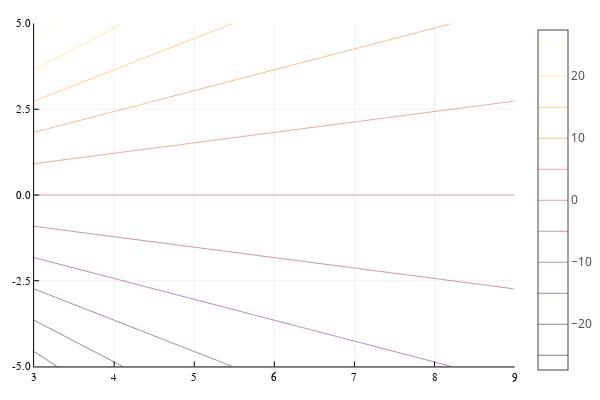

This figure's notebook cell:
### Code cell
contour(rgrid, zgrid, potAR', levels=nl)

### Figure 1 — Plotly figure (JSON) as saved in the notebook; plotly's stock layout.template omitted (floating-point values rounded to 4 significant figures; data arrays with more than 128 entries replaced by an {"elided": "..."} marker saying what was removed)
{"data": [{"colorbar": {"title": ""}, "colorscale": [[0, "rgba(0, 0, 4, 1.000)"], [0.03448, "rgba(4, 3, 20, 1.000)"], [0.06897, "rgba(13, 8, 41, 1.000)"], [0.1034, "rgba(24, 12, 60, 1.000)"], [0.1379, "rgba(38, 12, 81, 1.000)"], [0.1724, "rgba(54, 9, 97, 1.000)"], [0.2069, "rgba(69, 10, 105, 1.000)"], [0.2414, "rgba(84, 15, 109, 1.000)"], [0.2759, "rgba(97, 19, 110, 1.000)"], [0.3103, "rgba(111, 25, 110, 1.000)"], [0.3448, "rgba(125, 30, 109, 1.000)"], [0.3793, "rgba(140, 35, 105, 1.000)"], [0.4138, "rgba(154, 40, 101, 1.000)"], [0.4483, "rgba(166, 45, 96, 1.000)"], [0.4828, "rgba(180, 51, 89, 1.000)"], [0.5172, "rgba(193, 58, 80, 1.000)"], [0.5517, "rgba(206, 67, 71, 1.000)"], [0.5862, "rgba(216, 76, 62, 1.000)"], [0.6207, "rgba(226, 87, 52, 1.000)"], [0.6552, "rgba(235, 100, 41, 1.000)"], [0.6897, "rgba(241, 115, 29, 1.000)"], [0.7241, "rgba(247, 130, 18, 1.000)"], [0.7586, "rgba(250, 144, 8, 1.000)"], [0.7931, "rgba(252, 161, 8, 1.000)"], [0.8276, "rgba(252, 178, 22, 1.000)"], [0.8621, "rgba(250, 196, 42, 1.000)"], [0.8966, "rgba(246, 213, 67, 1.000)"], [0.931, "rgba(243, 229, 93, 1.000)"], [0.9655, "rgba(242, 244, 130, 1.000)"], [1, "rgba(252, 255, 164, 1.000)"]], "contours": {"coloring": "lines", "showlabels": false}, "hoverinfo": "none", "name": "y1", "ncontours": 12, "showlegend": false, "showscale": true, "type": "contour", "x": [3, 3.061, 3.121, 3.182, 3.242, 3.303, 3.364, 3.424, 3.485, 3.545, 3.606, 3.667, 3.727, 3.788, 3.848, 3.909, 3.97, 4.03, 4.091, 4.152, 4.212, 4.273, 4.333, 4.394, 4.455, 4.515, 4.576, 4.636, 4.697, 4.758, 4.818, 4.879, 4.939, 5, 5.061, 5.121, 5.182, 5.242, 5.303, 5.364, 5.424, 5.485, 5.545, 5.606, 5.667, 5.727, 5.788, 5.848, 5.909, 5.97, 6.03, 6.091, 6.152, 6.212, 6.273, 6.333, 6.394, 6.455, 6.515, 6.576, 6.636, 6.697, 6.758, 6.818, 6.879, 6.939, 7, 7.061, 7.121, 7.182, 7.242, 7.303, 7.364, 7.424, 7.485, 7.545, 7.606, 7.667, 7.727, 7.788, 7.848, 7.909, 7.97, 8.03, 8.091, 8.152, 8.212, 8.273, 8.333, 8.394, 8.455, 8.515, 8.576, 8.636, 8.697, 8.758, 8.818, 8.879, 8.939, 9], "xaxis": "x1", "y": [-5, -4.916, -4.832, -4.748, -4.664, -4.58, -4.496, -4.412, -4.328, -4.244, -4.16, -4.076, -3.992, -3.908, -3.824, -3.739, -3.655, -3.571, -3.487, -3.403, -3.319, -3.235, -3.151, -3.067, -2.983, -2.899, -2.815, -2.731, -2.647, -2.563, -2.479, -2.395, -2.311, -2.227, -2.143, -2.059, -1.975, -1.891, -1.807, -1.723, -1.639, -1.555, -1.471, -1.387, -1.303, -1.218, -1.134, -1.05, -0.9664, -0.8824, -0.7983, -0.7143, -0.6303, -0.5462, -0.4622, -0.3782, -0.2941, -0.2101, -0.1261, -0.04202, 0.04202, 0.1261, 0.2101, 0.2941, 0.3782, 0.4622, 0.5462, 0.6303, 0.7143, 0.7983, 0.8824, 0.9664, 1.05, 1.134, 1.218, 1.303, 1.387, 1.471, 1.555, 1.639, 1.723, 1.807, 1.891, 1.975, 2.059, 2.143, 2.227, 2.311, 2.395, 2.479, 2.563, 2.647, 2.731, 2.815, 2.899, 2.983, 3.067, 3.151, 3.235, 3.319, 3.403, 3.487, 3.571, 3.655, 3.739, 3.824, 3.908, 3.992, 4.076, 4.16, 4.244, 4.328, 4.412, 4.496, 4.58, 4.664, 4.748, 4.832, 4.916, 5], "yaxis": "y1", "z": {"elided": "120x100 float values"}, "zmax": 27.38, "zmin": -27.38}], "layout": {"annotations": [], "height": 400, "legend": {"bgcolor": "rgba(255, 255, 255, 1.000)", "bordercolor": "rgba(0, 0, 0, 1.000)", "font": {"color": "rgba(0, 0, 0, 1.000)", "family": "sans-serif", "size": 11}, "tracegroupgap": 0, "x": 1, "y": 1}, "margin": {"b": 20, "l": 0, "r": 0, "t": 20}, "paper_bgcolor": "rgba(255, 255, 255, 1.000)", "plot_bgcolor": "rgba(255, 255, 255, 1.000)", "showlegend": true, "width": 600, "xaxis": {"anchor": "y1", "domain": [0.06582, 0.9934], "gridcolor": "rgba(0, 0, 0, 0.100)", "gridwidth": 0.5, "linecolor": "rgba(0, 0, 0, 1.000)", "mirror": false, "range": [3, 9], "showgrid": true, "showline": true, "showticklabels": true, "tickangle": 0, "tickcolor": "rgb(0, 0, 0)", "tickfont": {"color": "rgba(0, 0, 0, 1.000)", "family": "sans-serif", "size": 11}, "tickmode": "array", "ticks": "inside", "ticktext": ["3", "4", "5", "6", "7", "8", "9"], "tickvals": [3, 4, 5, 6, 7, 8, 9], "title": "", "titlefont": {"color": "rgba(0, 0, 0, 1.000)", "family": "sans-serif", "size": 15}, "type": "-", "visible": true, "zeroline": false, "zerolinecolor": "rgba(0, 0, 0, 1.000)"}, "yaxis": {"anchor": "x1", "domain": [0.03762, 0.9902], "gridcolor": "rgba(0, 0, 0, 0.100)", "gridwidth": 0.5, "linecolor": "rgba(0, 0, 0, 1.000)", "mirror": false, "range": [-5, 5], "showgrid": true, "showline": true, "showticklabels": true, "tickangle": 0, "tickcolor": "rgb(0, 0, 0)", "tickfont": {"color": "rgba(0, 0, 0, 1.000)", "family": "sans-serif", "size": 11}, "tickmode": "array", "ticks": "inside", "ticktext": ["-5.0", "-2.5", "0.0", "2.5", "5.0"], "tickvals": [-5, -2.5, 0, 2.5, 5], "title": "", "titlefont": {"color": "rgba(0, 0, 0, 1.000)", "family": "sans-serif", "size": 15}, "type": "-", "visible": true, "zeroline": false, "zerolinecolor": "rgba(0, 0, 0, 1.000)"}}}
